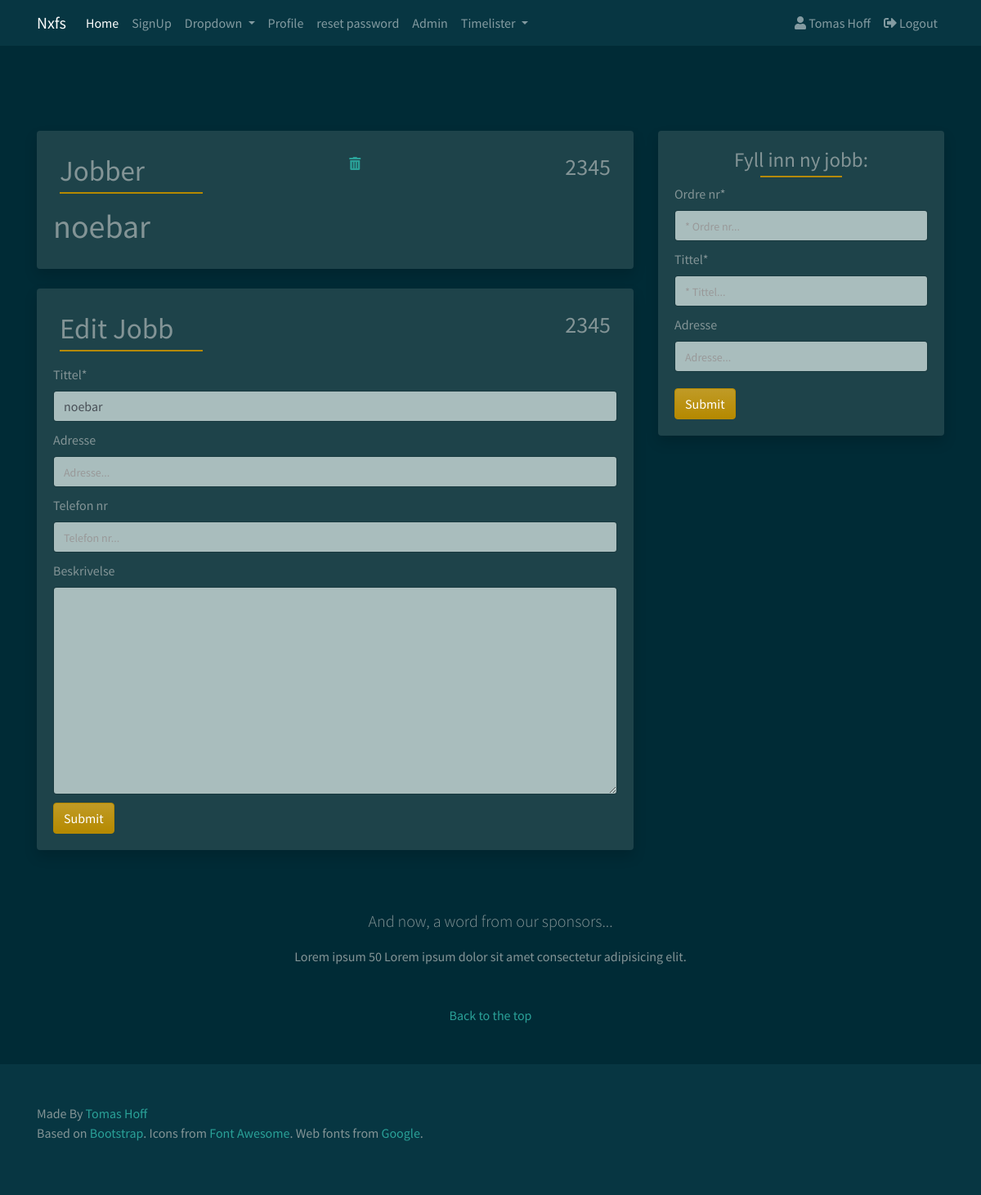
Page /timelister/jobb/2345/ (signed in) on the committed database.
### users/models.py (models this page shows, shortened)
class CustomUser(AbstractUser):
    objects = CustomUserManager()
    city = models.CharField(max_length=50, blank=True)
    country = models.CharField(max_length=50, blank=True)
    website = models.URLField(blank=True)
    phone = models.IntegerField(default=0)
    profile_picture = models.ImageField(
        upload_to='profile_image', default='default/profile.png')

### timelister/models.py (models this page shows)
class Jobber(models.Model):
    ordre_nr = models.PositiveSmallIntegerField(primary_key=True)
    tittel = models.CharField(max_length=64, blank=True)
    adresse = models.CharField(max_length=256, blank=True)
    telefon_nr = models.CharField(max_length=64, blank=True)
    beskrivelse = models.TextField(blank=True)
    date = models.DateTimeField(auto_now_add=True)
    class Meta:
        verbose_name = 'Jobb'
        verbose_name_plural = 'Jobber'
    def __str__(self):
        return self.tittel

### timelister/views.py (the view, shortened to what this page needs)
# urls.py: path('jobb/<object_id>/', views.jobbdetail, name='jobbdetail'),
def jobbdetail(request, object_id):
    jobb = get_object_or_404(models.Jobber, pk=object_id)
    editjobb = EditJobbForm(request.POST or None, instance=jobb)
    jobbform = JobberForm(request.POST or None)
    context = {
        'jobb': jobb,
        'jobbform': jobbform,
        'editjobb': editjobb,
    }
    return render(request, 'timelister/jobbdetail.html', context)

### timelister/forms.py
class JobberForm(forms.ModelForm):
    ordre_nr = forms.CharField(max_length=4, required=True, widget=forms.TextInput(
        attrs={
            'placeholder': '* Ordre nr...',
        }))
    tittel = forms.CharField(max_length=64, widget=forms.TextInput(
        attrs={
            'placeholder': '* Tittel...',
        }))
    adresse = forms.CharField(max_length=256, required=False, widget=forms.TextInput(
        attrs={
            'placeholder': 'Adresse...',
        }))
    class Meta:
        model = Jobber
        fields = (
            'ordre_nr',
            'tittel',
            'adresse',
        )

class EditJobbForm(forms.ModelForm):
    tittel = forms.CharField(max_length=64, widget=forms.TextInput(
        attrs={
            'placeholder': '* Tittel...',
        }))
    adresse = forms.CharField(max_length=256, required=False, widget=forms.TextInput(
        attrs={
            'placeholder': 'Adresse...',
        }))
    telefon_nr = forms.CharField(max_length=64, required=False, widget=forms.TextInput(
        attrs={
            'placeholder': 'Telefon nr...',
        }))
    beskrivelse = forms.TextInput
    class Meta:
        model = Jobber
        fields = (
            'tittel',
            'adresse',
            'telefon_nr',
            'beskrivelse',
        )

### srv/context_processors.py (called while the page is built)
def custom_context(request):
    navbarloginform = LoginForm(request.POST or None)
    return {
        'navbarloginform': navbarloginform
    }

### templates/timelister/jobbdetail.html (shortened to what this page needs)
{% extends 'base.html' %}
{% block content %}
{% load crispy_forms_tags %}
<div class="col-lg-8">
    <div class="card border-0 shadow mb-4">
        <div class="card-body">
            <div class="d-flex justify-content-between">
                <div class="p-2">
                    <h2 class="card-body">Jobber</h2>
                </div>
                <div class="p-2"><a href="{% url 'delete_jobber' jobb.ordre_nr %}" class="confirm-delete"
                        data-toggle="modal" data-target="#confirmTimerDeleteModal" id="deleteButton{{jobb.ordre_nr}}">
                        <i class="fas fa-trash-alt" tooltip-toggle="tooltip" title="Delete"></i></a></div>
                <div class="p-2">
                    <h3>{{ jobb.ordre_nr }}</h3>
                </div>
            </div>
            <h1>{{ jobb }}</h1>
        </div>
    </div>
    <div class="card border-0 shadow mb-4">
        <div class="card-body">
            <div class="d-flex justify-content-between">
                <div class="p-2">
                    <h2 class="card-body">Edit Jobb</h2>
                </div>
                <div class="p-2"></div>
                <div class="p-2">
                    <h3>{{ jobb.ordre_nr }}</h3>
                </div>
            </div>
            <form method="POST" action=".">
                {{ editjobb|crispy }}
                <button type="submit" class="btn btn-primary button-card">Submit</button>
            </form>
        </div>
    </div>
</div>
<div class="col-lg-4">
    <div class="card border-0 shadow mb-4 d-none d-lg-block">
        <div class="card-body">
            <div class="form-group">
                <h2>Fyll inn ny jobb:
                </h2>
                <form method="POST" action=".">
                    {{ jobbform|crispy }}
                    <button type="submit" class="btn btn-primary button-card">Submit</button>
                </form>
            </div>
        </div>
    </div>
</div>
{% endblock content %}

### templates/func/name.html
{% if user.first_name == '' %}
{{ user.username|title }}
{% else %}
{{ user.first_name|title }} {{ user.last_name|title }}
{% endif %}

### static_in_env/css/custom.css (style rules this page uses)
* { margin: 0; padding: 0; }
.button-card { margin-top: 10px !important; }
.card-body h2 { font-weight: 500; font-size: 35px; text-align: left; position: relative; padding: 0px 0 5px; margin-bottom: 10px; }
.card-body h2::after { background: #B58900; width: 175px; height: 2px; content: ""; position: absolute; top: 100%; left: 0%; transform: translateX(-0%); -o-transform: translateX(-0%); -ms-transform: translateX(-0%); -moz-transform: translateX(-0%); -webkit-transform: translateX(-0%); }
.form-group { margin-bottom: 0px !important; }
.form-group input { margin-bottom: 10px !important; }
.form-group h2 { font-weight: 400; font-size: 25px; text-align: center; position: relative; padding: 0px 0 5px; margin-bottom: 10px; }
.form-group h2::after { background: #B58900; width: 100px; height: 2px; content: ""; position: absolute; top: 100%; left: 50%; transform: translateX(-50%); -o-transform: translateX(-50%); -ms-transform: translateX(-50%); -moz-transform: translateX(-50%); -webkit-transform: translateX(-50%); }
.form-group label { font-size: 16px; padding: 0px; }

### rows in the picture
CustomUser: first_name "Tomas", last_name "Hoff"
Jobber: ordre_nr "2345", tittel "noebar"
